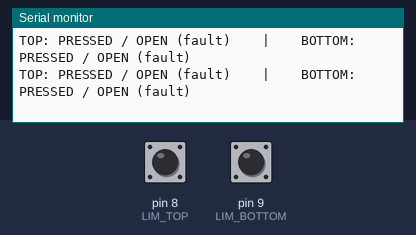
Bench run of a sketch on a simulated Arduino Uno, built with avr-gcc and run on an emulated ATmega328P. Parts: the last lines printed to the serial monitor. The inputs (shaded band) are chosen by the test bench; at power-on: pin 8 (LIM_TOP) HIGH, pin 9 (LIM_BOTTOM) HIGH.

Above: at 2.8 s.
2.9 s: pin 8 (LIM_TOP) pulled LOW for 1.2 s
At 3.8 s:
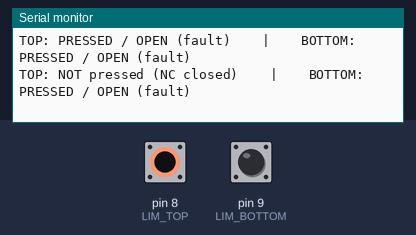
5.6 s: pin 9 (LIM_BOTTOM) pulled LOW for 1.2 s
At 6.8 s:
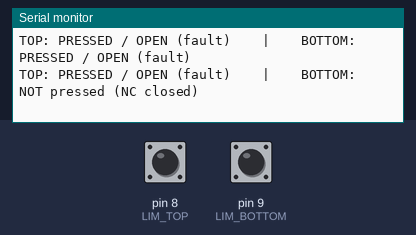
8.3 s: pin 8 (LIM_TOP) driven LOW and pin 9 (LIM_BOTTOM) driven LOW
At 9.8 s:
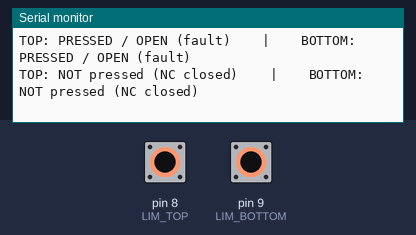
11.5 s: pin 8 (LIM_TOP) driven HIGH and pin 9 (LIM_BOTTOM) driven HIGH
At 12.7 s:
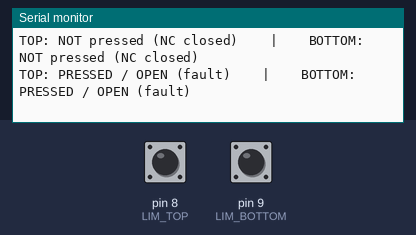

The sketch:

limit_switch_testing.ino
```cpp
const int LIM_TOP = 8;
const int LIM_BOTTOM = 9;

void setup() {
  Serial.begin(9600);
  pinMode(LIM_TOP, INPUT_PULLUP);
  pinMode(LIM_BOTTOM, INPUT_PULLUP);
}

void loop() {
  int topState = digitalRead(LIM_TOP);
  int bottomState = digitalRead(LIM_BOTTOM);

  Serial.print("TOP: ");
  Serial.print(topState == LOW ? "NOT pressed (NC closed)" : "PRESSED / OPEN (fault)");
  Serial.print("    |    ");

  Serial.print("BOTTOM: ");
  Serial.println(bottomState == LOW ? "NOT pressed (NC closed)" : "PRESSED / OPEN (fault)");

  delay(1000);
}
```

Measured:
- after the input at 2.9 s, the serial monitor: prints a new line after 0.11 s (image 1)
- after the input at 5.6 s, the serial monitor: prints a new line after 0.42 s (image 2)
- after the input at 8.3 s, the serial monitor: prints a new line after 0.73 s (image 3)
- after the input at 11.5 s, the serial monitor: prints a new line after 0.55 s (image 4)
